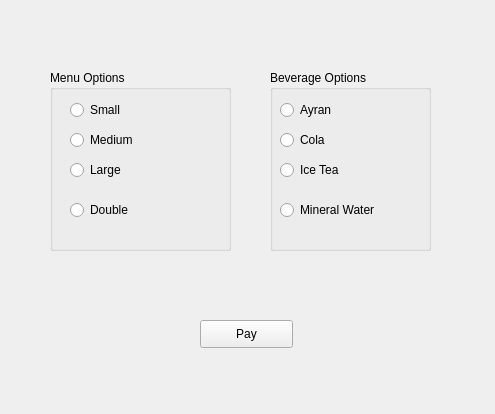
<?xml version="1.0" encoding="UTF-8"?>
<ui version="4.0">
 <class>Form</class>
 <widget class="QWidget" name="Form">
  <property name="geometry">
   <rect>
    <x>0</x>
    <y>0</y>
    <width>495</width>
    <height>414</height>
   </rect>
  </property>
  <property name="windowTitle">
   <string>Radio Kullanimi</string>
  </property>
  <widget class="QPushButton" name="pushButton">
   <property name="geometry">
    <rect>
     <x>200</x>
     <y>320</y>
     <width>93</width>
     <height>28</height>
    </rect>
   </property>
   <property name="text">
    <string>Pay</string>
   </property>
  </widget>
  <widget class="QGroupBox" name="groupBox_menu_sizes">
   <property name="geometry">
    <rect>
     <x>50</x>
     <y>70</y>
     <width>181</width>
     <height>181</height>
    </rect>
   </property>
   <property name="title">
    <string>Menu Options</string>
   </property>
   <widget class="QRadioButton" name="radioButton_small_meal">
    <property name="geometry">
     <rect>
      <x>20</x>
      <y>30</y>
      <width>95</width>
      <height>20</height>
     </rect>
    </property>
    <property name="text">
     <string>Small</string>
    </property>
   </widget>
   <widget class="QRadioButton" name="radioButton_medium_meal">
    <property name="geometry">
     <rect>
      <x>20</x>
      <y>60</y>
      <width>95</width>
      <height>20</height>
     </rect>
    </property>
    <property name="text">
     <string>Medium</string>
    </property>
   </widget>
   <widget class="QRadioButton" name="radioButton_large_meal">
    <property name="geometry">
     <rect>
      <x>20</x>
      <y>90</y>
      <width>95</width>
      <height>20</height>
     </rect>
    </property>
    <property name="text">
     <string>Large</string>
    </property>
   </widget>
   <widget class="QRadioButton" name="radioButton_double_meal">
    <property name="geometry">
     <rect>
      <x>20</x>
      <y>130</y>
      <width>95</width>
      <height>20</height>
     </rect>
    </property>
    <property name="text">
     <string>Double</string>
    </property>
   </widget>
  </widget>
  <widget class="QGroupBox" name="groupBox_beverage_options">
   <property name="geometry">
    <rect>
     <x>270</x>
     <y>70</y>
     <width>161</width>
     <height>181</height>
    </rect>
   </property>
   <property name="title">
    <string>Beverage Options</string>
   </property>
   <widget class="QRadioButton" name="radioButton_ayran">
    <property name="geometry">
     <rect>
      <x>10</x>
      <y>30</y>
      <width>95</width>
      <height>20</height>
     </rect>
    </property>
    <property name="text">
     <string>Ayran</string>
    </property>
   </widget>
   <widget class="QRadioButton" name="radioButton_cola">
    <property name="geometry">
     <rect>
      <x>10</x>
      <y>60</y>
      <width>95</width>
      <height>20</height>
     </rect>
    </property>
    <property name="text">
     <string>Cola</string>
    </property>
   </widget>
   <widget class="QRadioButton" name="radioButton_ice_tea">
    <property name="geometry">
     <rect>
      <x>10</x>
      <y>90</y>
      <width>95</width>
      <height>20</height>
     </rect>
    </property>
    <property name="text">
     <string>Ice Tea</string>
    </property>
   </widget>
   <widget class="QRadioButton" name="radioButton_mineral_water">
    <property name="geometry">
     <rect>
      <x>10</x>
      <y>130</y>
      <width>131</width>
      <height>20</height>
     </rect>
    </property>
    <property name="text">
     <string>Mineral Water</string>
    </property>
   </widget>
  </widget>
 </widget>
 <resources/>
 <connections/>
</ui>
